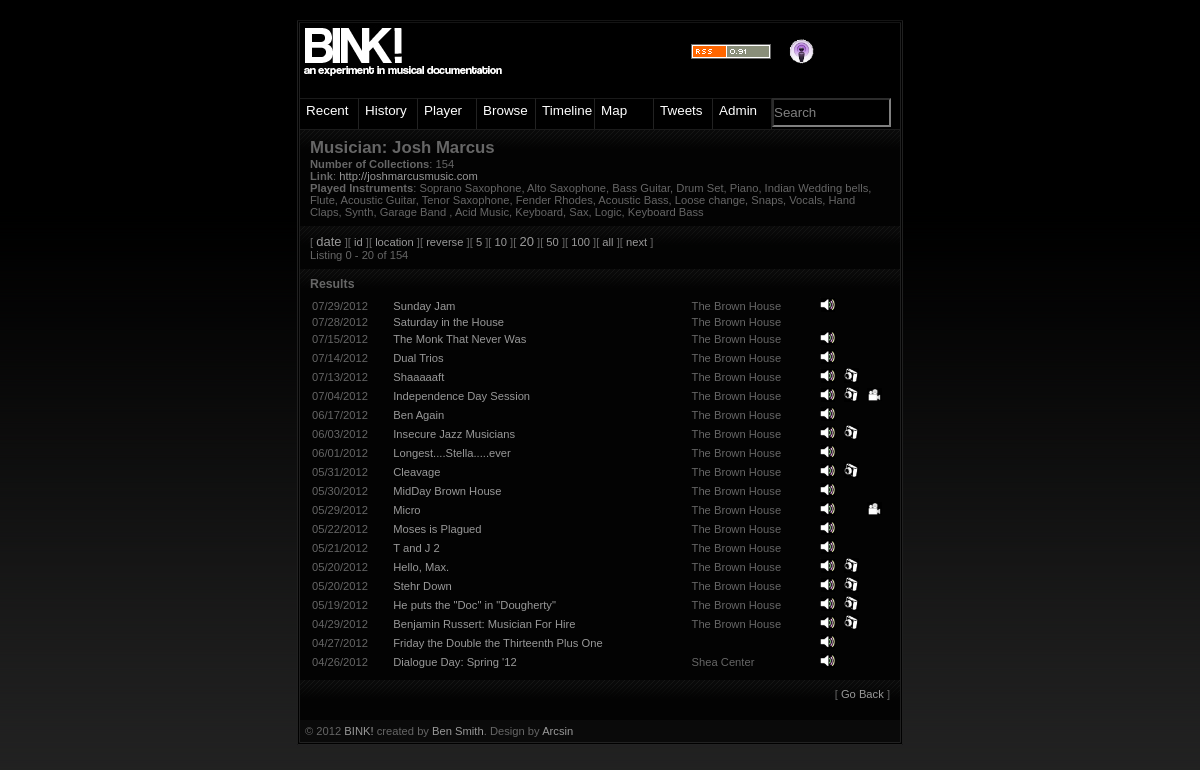
The page /musician.php?query=4 on the database its author committed.
### tables this page shows
CREATE TABLE `musicians` (
  `id` bigint(4) NOT NULL AUTO_INCREMENT,
  `name` varchar(30) NOT NULL,
  `link` varchar(50) DEFAULT NULL,
  PRIMARY KEY (`id`)
);

CREATE TABLE `jams` (
  `id` bigint(5) NOT NULL AUTO_INCREMENT,
  `private` int(1) NOT NULL,
  `date` date DEFAULT NULL,
  `title` varchar(50) NOT NULL,
  `notes` varchar(5000) DEFAULT NULL,
  `locid` int(3) DEFAULT NULL,
  `bandid` bigint(4) DEFAULT NULL,
  `defpic` bigint(4) DEFAULT NULL,
  PRIMARY KEY (`id`)
);

CREATE TABLE `locations` (
  `name` varchar(30) NOT NULL,
  `id` int(3) NOT NULL AUTO_INCREMENT,
  `address` varchar(300) DEFAULT NULL,
  `link` varchar(50) DEFAULT NULL,
  `lat` varchar(20) DEFAULT NULL,
  `lon` varchar(20) DEFAULT NULL,
  PRIMARY KEY (`id`)
);

### functions.php (the view, shortened to what this page needs)
<?php
function getMusicianInfo($id)
{
	$result = mysql_query("select * from musicians where id = $id");
	$row = mysql_fetch_array($result);
	$musname = $row['name'];
	$link = $row['link'];
	$ret = "<div class='item'>";
	$ret .= "<h2>Musician: $musname</h2>";
	$columns = "jams.date, jams.id, jams.title, jams.locid";
	$result = mysql_query("select distinct $columns from musiciansoncollection, jams, musicians where jams.private=0 and musicians.id = musiciansoncollection.musicianid and musiciansoncollection.jamid = jams.id and musicians.id = $id");
	$num = mysql_num_rows($result);
	$ret .= "<strong>Number of Collections</strong>: $num<br />";
	$ret .= "<strong>Link</strong>: <a href='$link'>$link</a><br />";
	$ret .= "<strong>Played Instruments</strong>: ";
	$result2 = mysql_query("select distinct instruments.name from musiciansoncollection, instruments where musiciansoncollection.instrumentid = instruments.id and musiciansoncollection.musicianid = $id;");
	$total = mysql_num_rows($result2);
	$i=0;
	while ($row = mysql_fetch_array($result2))
	{
		$i++;
		if ($i == $total)
			$ret .= $row['name'];
		else
			$ret .= $row['name'] . ", ";
	}
	$ret .= "</div>";
	return $ret;
}
function generateSearchLink($url, $query, $name, $offset, $length, $order, $sort, $bold = "")
{
	if ($bold)
		return "[ <font size=2><a href='$url.php?query=$query&offset=$offset&length=$length&order=$order&sort=$sort'>$name</font></a> ]";
	else
		return "[ <a href='$url.php?query=$query&offset=$offset&length=$length&order=$order&sort=$sort'>$name</a> ]";
}
function getJamsSearch($listmode=0, $query=null, $offset=0, $length=20, $order="date", $sort="desc")
{
	if ($listmode == 3)
	{
		$ret .= "<div class='item'>";
		$columns = "jams.date, jams.id, jams.title, jams.locid";
		$sql = "select distinct $columns from jams, bands where jams.bandid=bands.id and bands.id = $query";
	}
	elseif ($listmode == 1)
	{
		$ret .= "<div class='item'>";
		$columns = "jams.date, jams.id, jams.title, jams.locid";
		$sql = "select distinct $columns from musiciansoncollection, jams, musicians where jams.private=0 and musicians.id = musiciansoncollection.musicianid and musiciansoncollection.jamid = jams.id and musicians.id = $query";
	}
	elseif ($listmode == 0)
	{
		$ret .= "<div class='item'>";
		$ret .= "<h1>Browsing the Collection</h1>";
		$sql = "select * from jams where private=0";
	}
	$result = mysql_query($sql);
	$num = mysql_num_rows($result);
	if ($length == "all")
		$sql = $sql . " order by $order $sort";
	else
		$sql = $sql . " order by $order $sort limit $offset, $length";
	$result = mysql_query($sql);
	$lenbold[$order] = 1;
	if ($listmode == 1)
		$url = "musician";
	elseif ($listmode == 2)
		$url = "search";
	else if ($listmode == 3)
		$url = "band";
	else
		$url = "list";
	$ret .= generateSearchLink($url, $query, "date", $offset, $length, "date", $sort, $lenbold["date"]);
	$ret .= generateSearchLink($url, $query, "id", $offset, $length, "id", $sort, $lenbold["id"]);
	$ret .= generateSearchLink($url, $query, "location", $offset, $length, "locid", $sort, $lenbold["locid"]);
	if ($sort == "desc")
		$ret .= generateSearchLink($url, $query, "reverse", $offset, $length, $order, "asc");
	else
		$ret .= generateSearchLink($url, $query, "forward", $offset, $length, $order, "desc");
	$lenbold[$length] = 1;
	$ret .= generateSearchLink($url, $query, "5", $offset, "5", $order, $sort, $lenbold[5]);
	$ret .= generateSearchLink($url, $query, "10", $offset, "10", $order, $sort, $lenbold[10]);
	$ret .= generateSearchLink($url, $query, "20", $offset, "20", $order, $sort, $lenbold[20]);
	$ret .= generateSearchLink($url, $query, "50", $offset, "50", $order, $sort, $lenbold[50]);
	$ret .= generateSearchLink($url, $query, "100", $offset, "100", $order, $sort, $lenbold[100]);
	$ret .= generateSearchLink($url, $query, "all", $offset, "all", $order, $sort, $lenbold["all"]);
	if ($offset+$length < $num && $length != "all")
		$ret .= generateSearchLink($url, $query, "next", $offset+$length, $length, $order, $sort);
	$ret .= "<br />Listing " . $offset . " - " . ($offset + $length) . " of "  . $num;
	$ret .= "</div><div class='item'><h1>Results</h1>";
	$ret .= "<table width='100%'>";
	while (	$row = mysql_fetch_array($result) )
	{
		$ret .= "<tr>";
		$ret .= "<td>" . fDate($row['date']) . "</td>";
		$ret .= "<td><a href='jam.php?id=" . $row['id'] . "'>";
		$ret .= $row['title'] . "</a></td>";
		$ret .= "<td>" . getEntityByID($row['locid'], "locations") . "</td>";
		$ret .= "<td>" . iconFor("sound", $row['id']) . "</td>";
		$ret .= "<td>" . iconFor("pics", $row['id']) . "</td>";
		$ret .= "<td>" . iconFor("video", $row['id']) . "</td>";
		$ret .= "</tr>";
	}
	$ret .= "</table></div>";
	return $ret;
}
function iconFor($type, $jamid)
{
	if ($type == "sound")
	{
		if(mysql_num_rows(mysql_query("select * from tracks where jamid = $jamid")) > 0)
			return "<img src='img/soundicon.jpg' width=15 />";
		else
			return "&nbsp;";
	}
	if ($type == "pics")
	{
		if(mysql_num_rows(mysql_query("select * from pictures where jamid = $jamid")) > 0)
			return "<img src='img/photoicon.jpg' width=15 />";
		else
			return "&nbsp;";
	}
	if ($type == "video")
	{
		if(mysql_num_rows(mysql_query("select * from video where jamid = $jamid")) > 0)
			return "<img src='img/videoicon.jpg' width=15 />";
		else
			return "&nbsp;";
	}
}
function getEntityByID($id, $table)
{
	$result = mysql_query("select * from $table where id = $id");
	if (mysql_num_rows($result) == 0)
		return "";
	$entity = mysql_fetch_array($result);
	$ret = "";
	if (isset($entity['link']) && $entity['link'] != "" && $entity['link'] != " " && $table != "musicians" && $table != "bands")
	{
		$ret = "<a href='" . $entity['link'] . "'>" . $entity['name'] . "</a>";
	}
	else if ($table == "bands")
	{
		$ret = "<a href='band.php?query=$id'>" . $entity['name'] . "</a>";
	}
	else if ($table == "musicians")
	{
		$ret = "<a href='musician.php?query=$id'>" . $entity['name'] . "</a>";
	}
	else if ($table == "instruments")
	{
		$ret = "<a href='http://en.wikipedia.org/wiki/" . $entity['name'] . "'>" . 	$entity['name'] . "</a>";
	}
	else
	{
		$ret =  $entity['name'];
	}
	return $ret;
}
	?>
<?php
function fDate($date)
{
	return date("m/d/Y", strtotime($date));
}
		?>
<?php
function printSearchBar($m = 0)
{
if ($_GET['query'])
	$q = $_GET['query'];
else
	$q = "Search";
if ($_SERVER["PHP_SELF"] == "/musician.php")
	$q = "Search";
else if ($_SERVER["PHP_SELF"] == "/band.php")
	$q = "Search";
	$ret = "<input type=text style=\"background:black; color: gray; border-color: gray; vertical-align: text-top; width: 115px; height: 25px\" value=\"$q\" onkeydown=\"if (event.keyCode == 13) location='/search.php?query=' + value;\" onClick=\"value='';\" />";
	return $ret;
}
?>
<?php
function printHeader($root=1, $maps=0)
{
if ($root == 0)
{
	$leading = "../";
	$adminStr = "main.php";
}
else
{
	$leading = "";
}
?>
<!DOCTYPE html PUBLIC "-//W3C//DTD XHTML 1.1//EN"
"http://www.w3.org/TR/xhtml11/DTD/xhtml11.dtd">
<html>
<head>
<link rel="stylesheet" type="text/css" href="<?= $leading ?>default.css"/>
</head>
<body onload="initialize();">
<div class="main">
<div class="gfx">
	<table border=0 width="100%">
	<tr>
	<td width="670px"><img src="<?= $leading ?>img/header.jpg" /></td>
	<td width="120px"><a href="<?= $leading ?>feed.php"><img src=<?= $leading ?>img/rss-0.91.gif border=0 /></a></td>
	<td width="30px"><a href="feed.php?podcast=1"><img src=<?= $leading ?>img/podcast.gif border=0 width=25/></a></td><td width="80px">
	 <iframe src="http://www.facebook.com/plugins/like.php?href=http://bink.servemp3.com&colorscheme=dark&width=50&layout=button_count"
        scrolling="no" frameborder="0"
        style="border:none; width:80px; height: 30px"></iframe>
	</td>
	</tr>
	</table>
</div>
	<div class="menu">
		<a href="<?= $leading ?>index.php"><span>Recent</span></a>
		<a href="<?= $leading ?>history.php"><span>History</span></a>
		<a href="<?= $leading ?>player.php"><span>Player</span></a>
		<a href="<?= $leading ?>list.php"><span>Browse</span></a>
 	    <a href="/timeline/"><span>Timeline</span></a>
		<a href="<?= $leading ?>maps.php"><span>Map</span></a>
		<a href="<?= $leading ?>news.php"><span>Tweets</span></a>
 		<a href="/admin/main.php"><span>Admin</span></a>
		<span><?=printSearchBar() ?></span>
	</div>
	<div class="content">
<?php
}
function printFooter()
{
?>
	<div class='item'>
<p align=right>[ <a href='<?= $_SERVER['HTTP_REFERER']?>'>Go Back</a> ]</p></div></div>
	<div class="footer">&copy; 2012 <a href="index.php">BINK!</a> created by <a href="http://bensmith.zapto.org">Ben Smith</a>. Design by <a href="http://arcsin.se">Arcsin</a></div>
</div>
</body>
</html>
<?php
}
?>

### default.css (style rules this page uses)
* { margin: 0; padding: 0; }
a { color: #999; text-decoration: none; }
body { background: #000 url(img/bg.png) repeat-x fixed left bottom; color: #666; margin: 20px 0; text-align: center; font: normal 0.7em sans-serif,Arial; }
.main { background: #000; border: 3px double #EEE; border-color: #141414 #202020 #222 #202020; margin: 20px auto 4px auto; text-align: left; width: 600px; }
.gfx { height: 75px; }
.menu a { background: #000 url(img/bgmenu.png) repeat-x; border-right: 1px solid #222; border-top: 1px solid #1A1A1A; color: #FFFF; font-size: 1.2em; float: left; padding-top: 4px; width: 58px; height: 26px; }
.menu a span { padding-left: 6px; }
.content { border-top: 1px solid #1A1A1A; background: #1A1A1A; clear: both; }
.content h1 { margin: 0 0 4px; font: bold 1.1em sans-serif,Arial; color: #666; }
.content p { margin: 0 0 12px; }
.item { background: #030303 url(img/bgitem.gif) repeat-x; padding: 8px 10px; }
.footer { padding: 5px; background: #0A0A0A; color: #666; }

### rows shown on the page
musicians: name "Josh Marcus", link "http://joshmarcusmusic.com"
jams: date "07/29/2012", title "Sunday Jam", locid.name "The Brown House"
jams: date "07/28/2012", title "Saturday in the House", locid.name "The Brown House"
jams: date "07/15/2012", title "The Monk That Never Was", locid.name "The Brown House"
jams: date "07/14/2012", title "Dual Trios", locid.name "The Brown House"
jams: date "07/13/2012", title "Shaaaaaft", locid.name "The Brown House"
jams: date "07/04/2012", title "Independence Day Session", locid.name "The Brown House"
jams: date "06/17/2012", title "Ben Again", locid.name "The Brown House"
jams: date "06/03/2012", title "Insecure Jazz Musicians", locid.name "The Brown House"
jams: date "06/01/2012", title "Longest....Stella.....ever", locid.name "The Brown House"
jams: date "05/31/2012", title "Cleavage", locid.name "The Brown House"
jams: date "05/30/2012", title "MidDay Brown House", locid.name "The Brown House"
jams: date "05/29/2012", title "Micro", locid.name "The Brown House"
jams: date "05/22/2012", title "Moses is Plagued", locid.name "The Brown House"
jams: date "05/21/2012", title "T and J 2", locid.name "The Brown House"
jams: date "05/20/2012", title "Hello, Max.", locid.name "The Brown House"
jams: date "05/20/2012", title "Stehr Down", locid.name "The Brown House"
jams: date "05/19/2012", title "He puts the \"Doc\" in \"Dougherty\"", locid.name "The Brown House"
jams: date "04/29/2012", title "Benjamin Russert: Musician For Hire", locid.name "The Brown House"
jams: date "04/27/2012", title "Friday the Double the Thirteenth Plus One"
jams: date "04/26/2012", title "Dialogue Day: Spring '12", locid.name "Shea Center"

### other values the page prints
$num "154"
$name "date 20"
$name "id location reverse 5 10 50 100 all next"
$offset "0"
$offset + $length "20"
